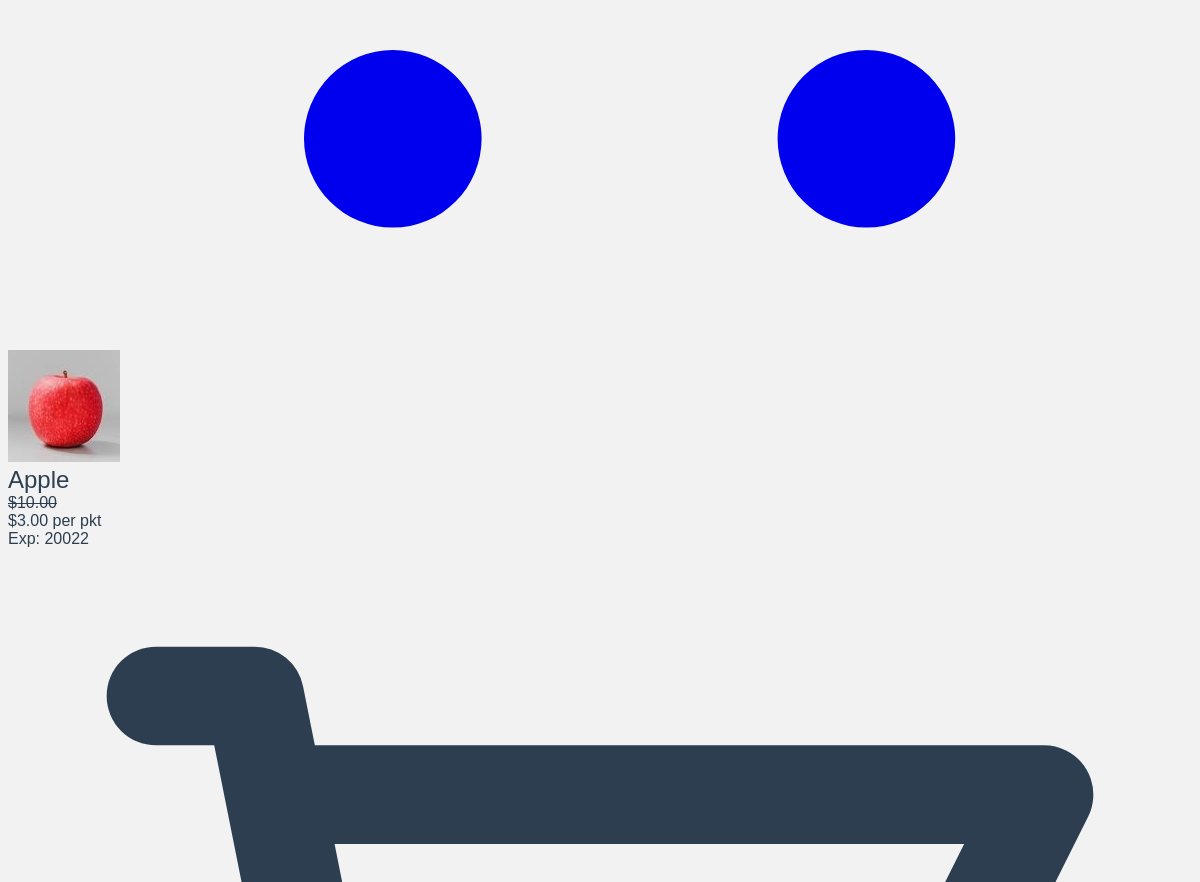
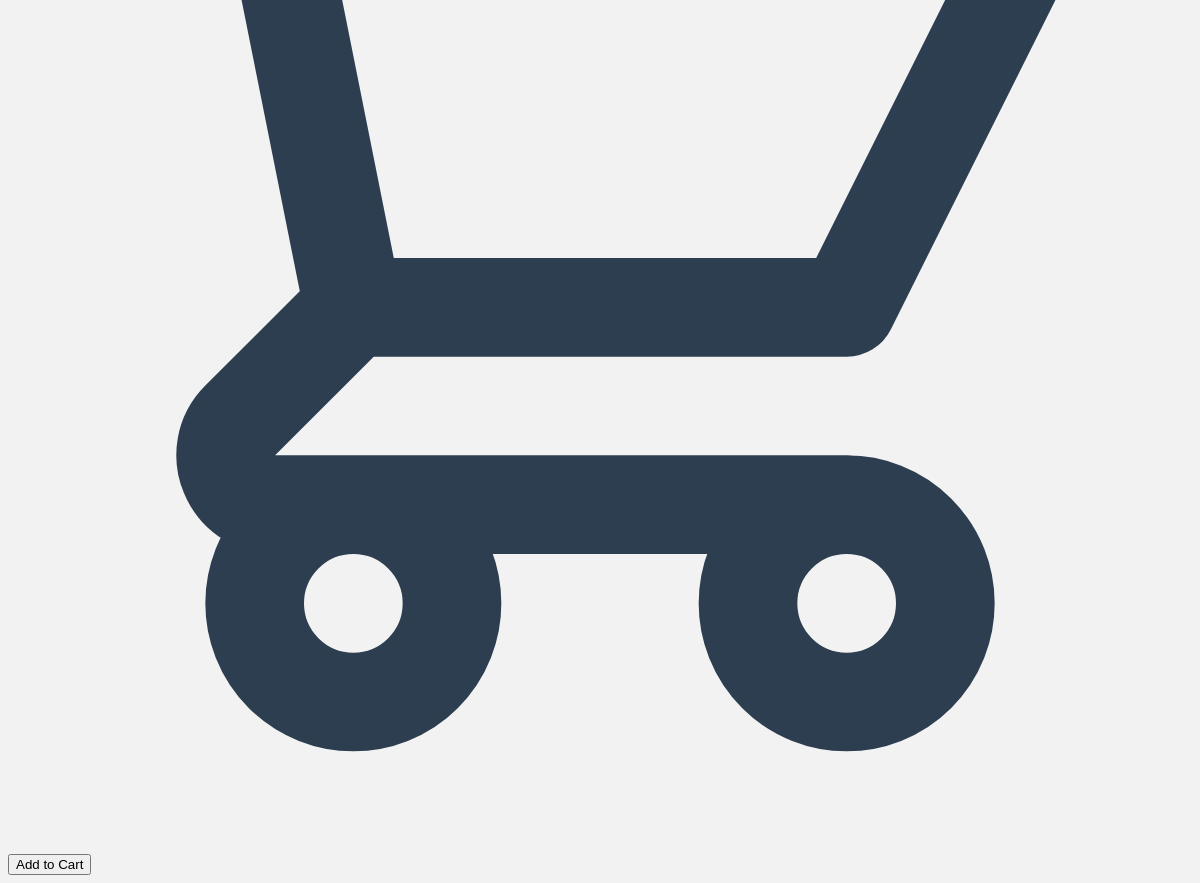
Before: /marketplace (signed in, lower part) with the older database file (2 pictures, top to bottom).
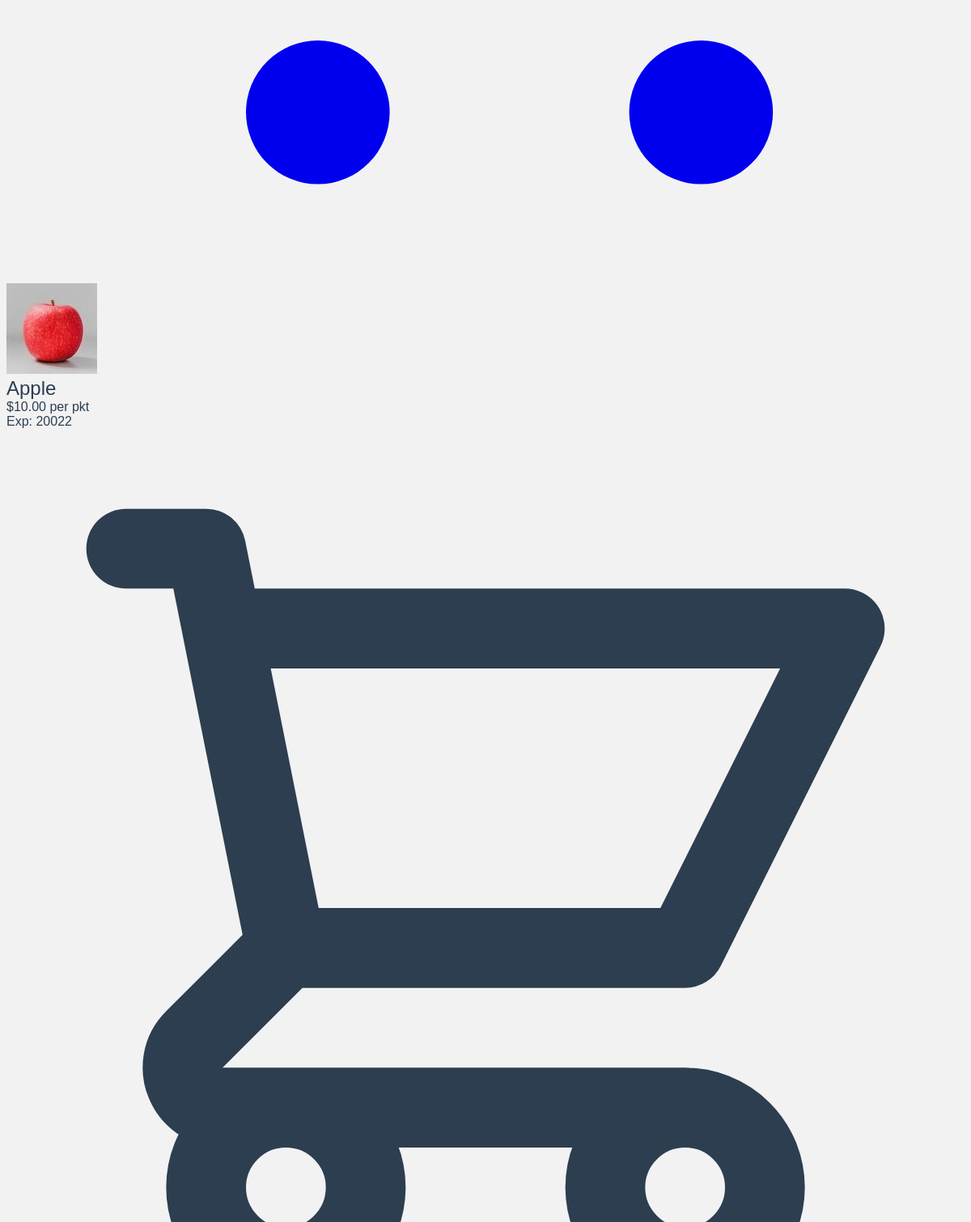
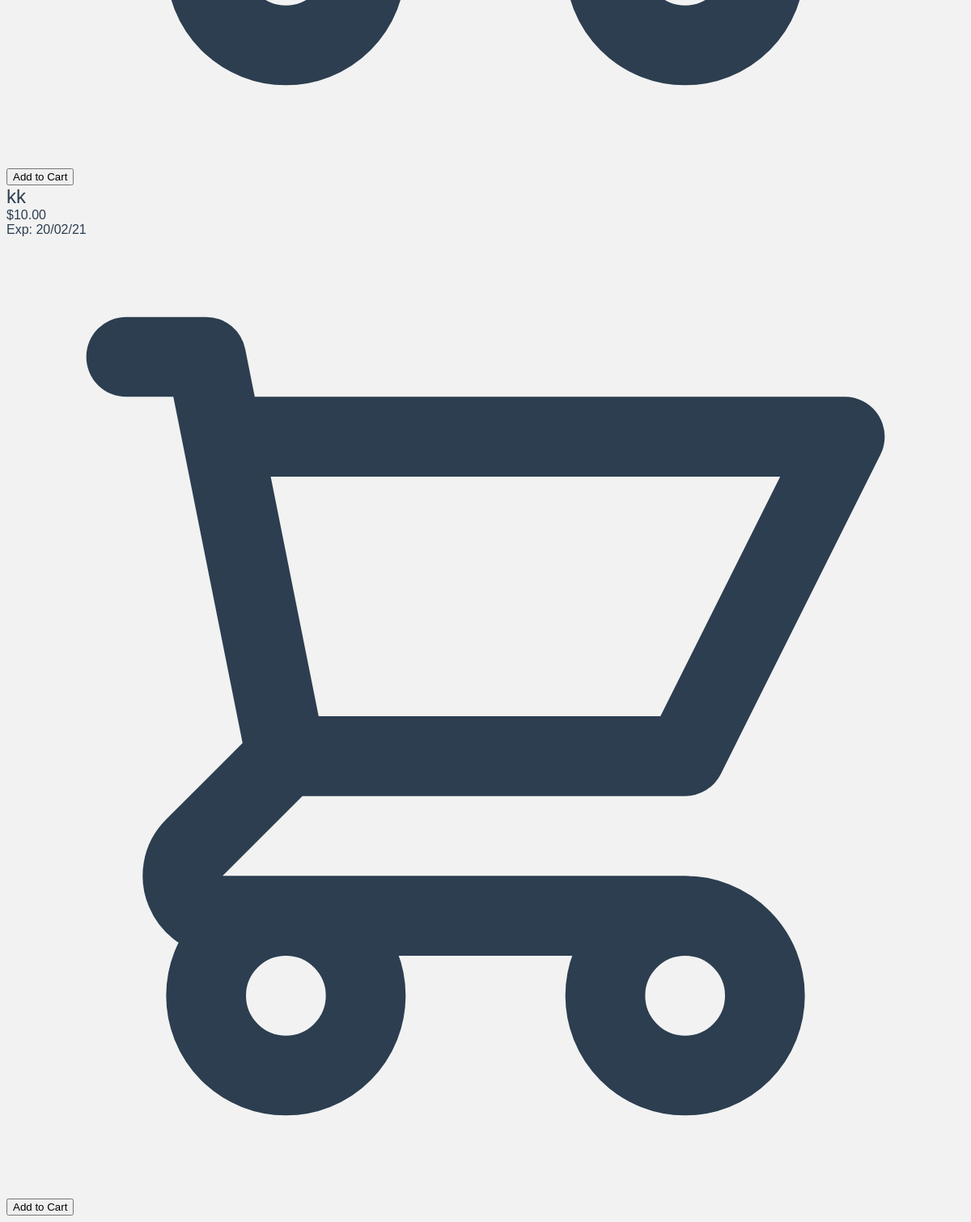
After: the same page with the newer database file (2 pictures, top to bottom).
### main.py (models this page shows)
class Record_Of_Items(db.Model):
    id = db.Column(db.Integer,primary_key = True)
    name = db.Column(db.String(200),default = '-')
    info = db.Column(db.String(200),default = '-')
    price = db.Column(db.Integer,default = '-')
    cat = db.Column(db.String(200),default = '-')
    image = db.Column(db.String(200),default = '')
    quantifier = db.Column(db.String(200),default=None)
    promo_price = db.Column(db.Integer,default = '-')

### main.py (the view, shortened to what this page needs)
@app.route('/marketplace',methods=['GET','POST'])
def shop_cat():
    if ("student" in session):
        if request.method == 'POST':
            if request.form['navbar'] == 'Fresh Produce':
                cat = db.session.query(Record_Of_Items).filter_by(cat = 'Fresh Produce')
                return render_template('marketplace.html',items = cat)
            elif request.form['navbar'] == 'Dairy':
                cat = db.session.query(Record_Of_Items).filter_by(cat = 'Dairy')
                return render_template('marketplace.html',items = cat)
            elif request.form['navbar'] == 'Meat':
                cat = db.session.query(Record_Of_Items).filter_by(cat = 'Meat')
                return render_template('marketplace.html',items = cat)
            elif request.form['navbar'] == 'Others':
                cat = db.session.query(Record_Of_Items).filter_by(cat = 'Others')
                return render_template('marketplace.html',items = cat)
            elif request.form['navbar'] == 'Log Out':
                return redirect('/logout')
        else:
            cat = db.session.query(Record_Of_Items).filter_by(cat = 'Fresh Produce')
            return render_template('marketplace.html',items = cat)
    else:
        return render_template('login.html')

### templates/marketplace.html (shortened to what this page needs)
<!DOCTYPE HTML>
<html>
<head>
    <link rel="stylesheet" href="https://unpkg.com/@zaydek/duomo@0.7.1/dist/production-full.css">
</head>
<body>
    <nav class="sticky t-0 shadow shadow-lg hstack w-full p-12 bg-white">
        <a href="checkout">
        </a>
    </nav>
    <div class="zstack">
        <div class="container py-28">
            <div class="align-self-stretch grid grid-cols-2 sm:grid-cols-2 md:grid-cols-3 lg:grid-cols-4 gap-8 px-12">
                {% for item in items %} {% if item.promo_price == '-' or item.promo_price == None %}
                <form action="/addtocart" , method="POST">
                    <div class="vstack h-512 bg-white rounded-3 shadow shadow-md py-28 px-24">
                        {% if item.image %}
                        <img src="{{ url_for('display_image', filename=item.image) }}"> {% else %}
                        <div class="w-112 h-112 bg-green-500 rounded-5"></div>
                        {% endif %}
                        <div class="vstack align-start mt-20 space-8">
                            <div class="text-48 text-500 text-black" style="font-size: 24px;">{{item.name}}</div>
                            <div class="text-14 text-400 text-black">{{"$%.2f"|format(item.price)}} {{item.quantifier}}</div>
                            {% if (item.info != "") and (item.info != None) %}
                            <div class="text-14 text-200 text-gray-500">Exp: {{item.info}}</div>
                            {% endif %}
                        </div>
                        <div class="vstack">
                            <div class="hstack space-4 w-full">
                                <button class="text-underline addToCart" type="submit" name="Add2Cart" value="{{item.name}}">Add to Cart</button>
                            </div>
                        </div>
                    </div>
                </form>
                {% else %}
                <form action="/addtocart" , method="POST">
                    <div class="vstack h-512 bg-white rounded-3 shadow shadow-md py-28 px-24">
                        {% if item.image %}
                        <img src="{{ url_for('display_image', filename=item.image) }}"> {% else %}
                        <div class="w-112 h-112 bg-green-500 rounded-5"></div>
                        {% endif %}
                        <div class="vstack align-start mt-20 space-8">
                            <div class="text-48 text-500 text-black" style="font-size: 24px;">{{item.name}}</div>
                            <div class="hstack space-8">
                                <strike><div class="text-14 text-400 text-black">{{"$%.2f"|format(item.price)}}</div></strike>
                                <div class="text-14 text-400 text-black">{{"$%.2f"|format(item.promo_price)}} {{item.quantifier}}</div>
                            </div>
                            {% if (item.info != "") and (item.info != None) %}
                            <div class="text-14 text-200 text-gray-500">Exp: {{item.info}}</div>
                            {% endif %}
                        </div>
                        <div class="vstack">
                            <div class="hstack space-4 w-full">
                                <button class="text-underline addToCart" type="submit" name="Add2Cart" value="{{item.name}}">Add to Cart</button>
                            </div>
                        </div>
                    </div>
                </form>
                {% endif %} {% endfor %}
            </div>
        </div>
    </div>
</body>
</html>

### templates/marketplace.html (style rules this page uses)
:root { --bg-color: #F2F2F2; --text-color: #2c3e50; --hover-color: #83A9BD; --title-color: #2c3e50; }
body { font-family: Avenir, Helvetica, Arial, sans-serif; -webkit-font-smoothing: antialiased; -moz-osx-font-smoothing: grayscale; color: var(--text-color); background-color: var(--bg-color); }

Changed rows visible on the page:
changed Record_Of_Items "Apple": image: picture added; image: picture removed; promo_price "$3.00" → (not shown)
added Record_Of_Items: name "kk", price "$10.00", info "20/02/21"
